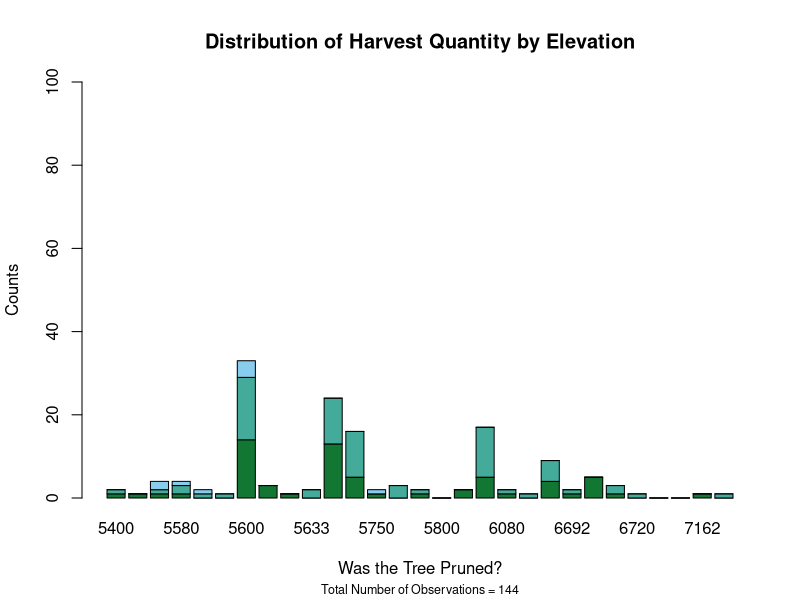
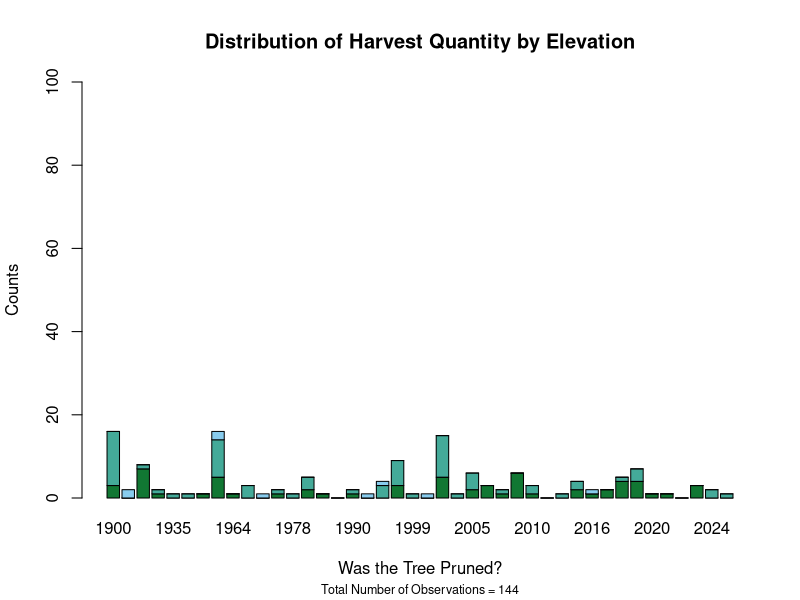

Write R code to recreate these figures, in order.
## ---- chunk 1
knitr::opts_chunk$set(echo = TRUE)
#Read in libraries
library(ggplot2)
library(ggpubr)
library(RColorBrewer)
library(plyr)
library(rstatix)

## Read in data set
apples <- read.csv(file="appleHarvest.csv")
apples$city <- NULL
na.omit(apples)

## Change categorical variables to numeric variables
apples$harvest <- revalue(apples$harvest, c("Minimal"="1", "Normal"="2", "Above average"="3"))
apples$harvest <- as.numeric(apples$harvest)

## Change Yes and No to single letters
apples$pruned <- revalue(apples$pruned, c("Yes"="Y", "No"="N"))
apples$pruned <- as.factor(apples$pruned)

apples$elevation <- as.factor(apples$elevation)
apples$harvest
summary(apples$harvest)


## ---- chunk 2
##Elevation Plots
countsElevation <- table(apples$harvest, apples$elevation)
summary(countsElevation)
print(countsElevation)

barplot(countsElevation, main = "Distribution of Harvest Quantity by Elevation", 
        cex.sub = 0.75, sub = "Total Number of Observations = 144",xlab = "Was the Tree Pruned?", 
        ylab = "Counts", ylim = c(0,100),col = c("#117733", "#44AA99", "#88CCEE"))

##Year Plots
countsYear <- table(apples$harvest, apples$year)
summary(countsYear)
print(countsYear)

barplot(countsYear, main = "Distribution of Harvest Quantity by Elevation", 
        cex.sub = 0.75, sub = "Total Number of Observations = 144",xlab = "Was the Tree Pruned?", 
        ylab = "Counts", ylim = c(0,100),col = c("#117733", "#44AA99", "#88CCEE"))

## ---- chunk 3
## Creating a linear model to try and determine whether pruning impacts apple harvest abundance
apple_lm <- lm(harvest ~ elevation + year, data = apples)
summary(apple_lm)

elevation_lm <- lm(harvest ~ elevation, data = apples)
summary(elevation_lm)

year_lm <- lm(harvest ~ year, data = apples)
summary(year_lm)

## ---- chunk 4


